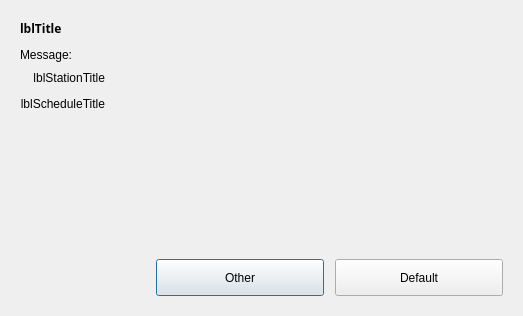
<?xml version="1.0" encoding="UTF-8"?>
<ui version="4.0">
 <class>Dialog</class>
 <widget class="QDialog" name="Dialog">
  <property name="geometry">
   <rect>
    <x>0</x>
    <y>0</y>
    <width>523</width>
    <height>316</height>
   </rect>
  </property>
  <property name="windowTitle">
   <string>Dialog</string>
  </property>
  <property name="autoFillBackground">
   <bool>false</bool>
  </property>
  <layout class="QVBoxLayout" name="verticalLayout_2">
   <item>
    <widget class="QFrame" name="frContainer">
     <property name="frameShape">
      <enum>QFrame::NoFrame</enum>
     </property>
     <property name="frameShadow">
      <enum>QFrame::Raised</enum>
     </property>
     <layout class="QVBoxLayout" name="verticalLayout">
      <item>
       <layout class="QHBoxLayout" name="DialogTitle">
        <property name="bottomMargin">
         <number>5</number>
        </property>
        <item>
         <widget class="QLabel" name="lblTitle">
          <property name="sizePolicy">
           <sizepolicy hsizetype="Preferred" vsizetype="Preferred">
            <horstretch>0</horstretch>
            <verstretch>0</verstretch>
           </sizepolicy>
          </property>
          <property name="maximumSize">
           <size>
            <width>16777215</width>
            <height>45</height>
           </size>
          </property>
          <property name="font">
           <font>
            <family>Century Gothic</family>
            <weight>75</weight>
            <bold>true</bold>
           </font>
          </property>
          <property name="text">
           <string>lblTitle</string>
          </property>
         </widget>
        </item>
       </layout>
      </item>
      <item>
       <widget class="QLabel" name="lblMessage">
        <property name="text">
         <string>Message:</string>
        </property>
       </widget>
      </item>
      <item>
       <layout class="QHBoxLayout" name="horizontalLayout">
        <item>
         <layout class="QGridLayout" name="gridLayout">
          <item row="0" column="0">
           <widget class="QLabel" name="lblStationTitle">
            <property name="text">
             <string>lblStationTitle</string>
            </property>
            <property name="alignment">
             <set>Qt::AlignRight|Qt::AlignTrailing|Qt::AlignVCenter</set>
            </property>
           </widget>
          </item>
          <item row="0" column="1">
           <widget class="QFrame" name="txtStationValue">
            <property name="sizePolicy">
             <sizepolicy hsizetype="Preferred" vsizetype="Fixed">
              <horstretch>1</horstretch>
              <verstretch>0</verstretch>
             </sizepolicy>
            </property>
            <property name="minimumSize">
             <size>
              <width>100</width>
              <height>20</height>
             </size>
            </property>
            <property name="frameShape">
             <enum>QFrame::NoFrame</enum>
            </property>
            <property name="frameShadow">
             <enum>QFrame::Raised</enum>
            </property>
           </widget>
          </item>
          <item row="1" column="0">
           <widget class="QLabel" name="lblScheduleTitle">
            <property name="text">
             <string>lblScheduleTitle</string>
            </property>
            <property name="alignment">
             <set>Qt::AlignRight|Qt::AlignTrailing|Qt::AlignVCenter</set>
            </property>
           </widget>
          </item>
          <item row="1" column="1">
           <widget class="QFrame" name="txtScheduleValue">
            <property name="sizePolicy">
             <sizepolicy hsizetype="Preferred" vsizetype="Fixed">
              <horstretch>1</horstretch>
              <verstretch>0</verstretch>
             </sizepolicy>
            </property>
            <property name="minimumSize">
             <size>
              <width>100</width>
              <height>20</height>
             </size>
            </property>
            <property name="frameShape">
             <enum>QFrame::NoFrame</enum>
            </property>
            <property name="frameShadow">
             <enum>QFrame::Raised</enum>
            </property>
           </widget>
          </item>
         </layout>
        </item>
        <item>
         <spacer name="ContentRightSpacer">
          <property name="orientation">
           <enum>Qt::Horizontal</enum>
          </property>
          <property name="sizeHint" stdset="0">
           <size>
            <width>188</width>
            <height>20</height>
           </size>
          </property>
         </spacer>
        </item>
       </layout>
      </item>
      <item>
       <spacer name="ContentBottomSpacer">
        <property name="orientation">
         <enum>Qt::Vertical</enum>
        </property>
        <property name="sizeHint" stdset="0">
         <size>
          <width>20</width>
          <height>43</height>
         </size>
        </property>
       </spacer>
      </item>
      <item>
       <layout class="QHBoxLayout" name="DialogButtons">
        <property name="topMargin">
         <number>5</number>
        </property>
        <item>
         <spacer name="ButtonAlignSpacer">
          <property name="orientation">
           <enum>Qt::Horizontal</enum>
          </property>
          <property name="sizeHint" stdset="0">
           <size>
            <width>40</width>
            <height>20</height>
           </size>
          </property>
         </spacer>
        </item>
        <item>
         <widget class="QPushButton" name="btnCancel">
          <property name="enabled">
           <bool>true</bool>
          </property>
          <property name="minimumSize">
           <size>
            <width>168</width>
            <height>37</height>
           </size>
          </property>
          <property name="maximumSize">
           <size>
            <width>168</width>
            <height>37</height>
           </size>
          </property>
          <property name="text">
           <string>Other</string>
          </property>
          <property name="default">
           <bool>false</bool>
          </property>
         </widget>
        </item>
        <item>
         <spacer name="ButtonsSpacer">
          <property name="orientation">
           <enum>Qt::Horizontal</enum>
          </property>
          <property name="sizeType">
           <enum>QSizePolicy::Fixed</enum>
          </property>
          <property name="sizeHint" stdset="0">
           <size>
            <width>5</width>
            <height>20</height>
           </size>
          </property>
         </spacer>
        </item>
        <item>
         <widget class="QPushButton" name="btnOK">
          <property name="enabled">
           <bool>true</bool>
          </property>
          <property name="minimumSize">
           <size>
            <width>168</width>
            <height>37</height>
           </size>
          </property>
          <property name="maximumSize">
           <size>
            <width>168</width>
            <height>37</height>
           </size>
          </property>
          <property name="text">
           <string>Default</string>
          </property>
          <property name="default">
           <bool>false</bool>
          </property>
         </widget>
        </item>
       </layout>
      </item>
     </layout>
    </widget>
   </item>
  </layout>
 </widget>
 <resources/>
 <connections/>
</ui>
